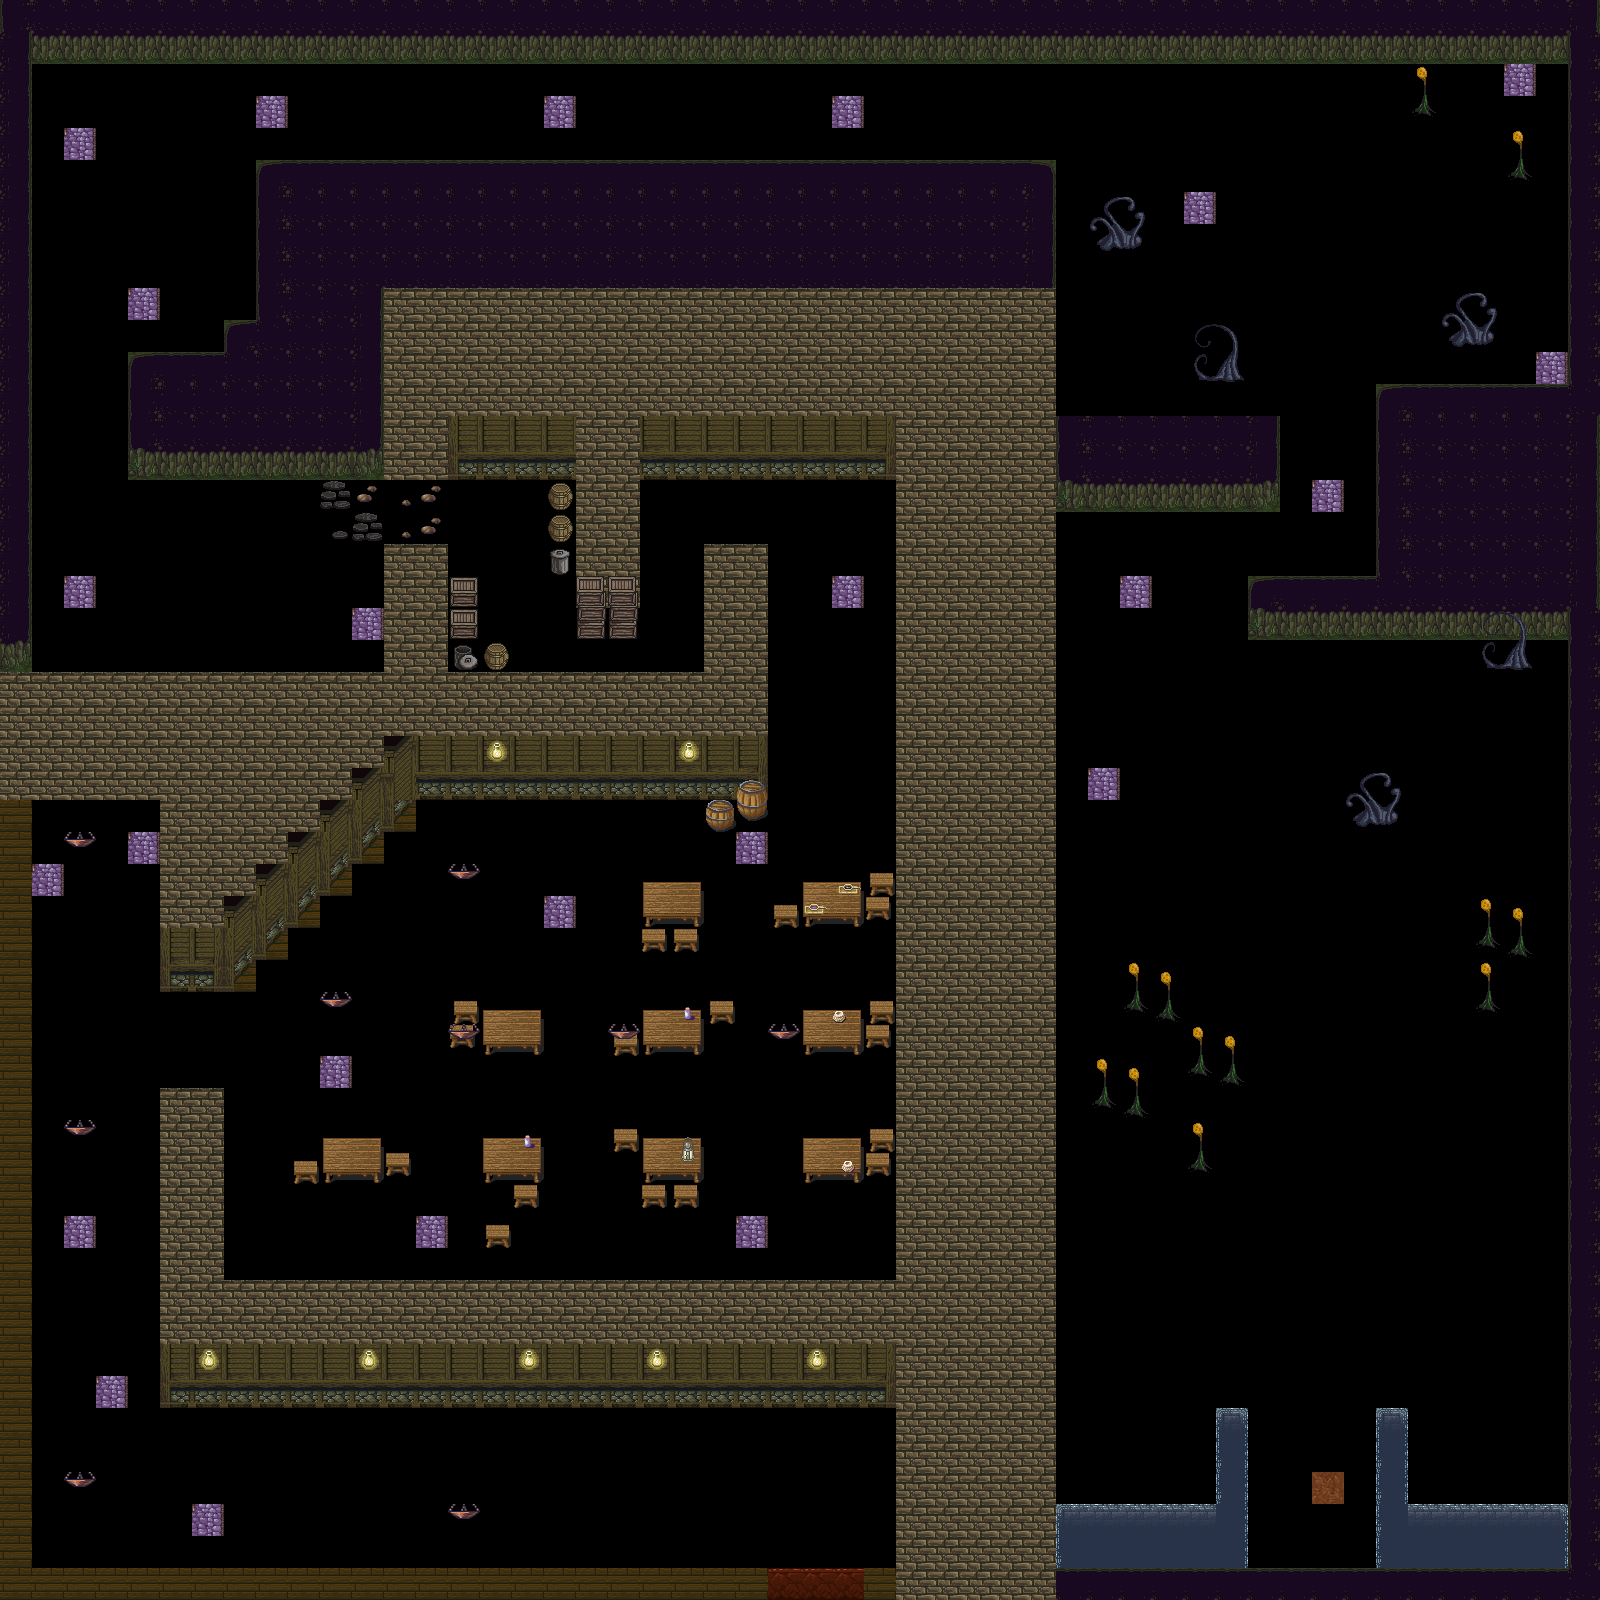

Below is a game level as drawn by its tile map, then a one-line description and the .tmx that defines it (tile-layer data replaced by summaries):
An orthogonal 50x50 tile map with 32x32 px tiles, 6 tile layers (bossSpawn, spawn, floordetail, doorway, ...), 3 hidden layers not drawn, 2 tilesets and 1 object (doorway).

<map version="1.0" orientation="orthogonal" renderorder="right-down" width="50" height="50" tilewidth="32" tileheight="32">
 <tileset firstgid="1" name="hyptosis_tile-art-batch-1" tilewidth="32" tileheight="32">
  <image source="tilesets/hyptosis_tile-art-batch-1.png" trans="ff00ff" width="960" height="960" />
 </tileset>
 <tileset firstgid="901" name="hyptosis_til-art-batch-2" tilewidth="32" tileheight="32">
  <image source="tilesets/hyptosis_til-art-batch-2.png" trans="ff00ff" width="960" height="960" />
 </tileset>
 <layer name="bossSpawn" width="50" height="50">
  <data>[2500 cells, 1 non-empty, 1 distinct tile ids]</data>
 </layer>
 <layer name="spawn" width="50" height="50">
  <data>[2500 cells, 24 non-empty, 1 distinct tile ids]</data>
 </layer>
 <layer name="villagerSpawn" width="50" height="50" visible="0">
  <data>[2500 cells, 0 non-empty, 0 distinct tile ids]</data>
 </layer>
 <layer name="guardSpawn" width="50" height="50" visible="0">
  <data>[2500 cells, 0 non-empty, 0 distinct tile ids]</data>
 </layer>
 <layer name="ground" width="50" height="50" visible="0">
  <data>[2500 cells, 2500 non-empty, 7 distinct tile ids]</data>
 </layer>
 <layer name="floordetail" width="50" height="50">
  <data>[2500 cells, 8 non-empty, 4 distinct tile ids]</data>
 </layer>
 <objectgroup width="50" height="50" name="objectDoorway">
  <object name="mansionexit" type="doorway" x="768" y="1568" width="96" height="32">
   <properties>
    <property name="destX" value="-16" />
    <property name="destY" value="-19" />
    <property name="mapName" value="LargeMapGrasslands.tmx" />
   </properties>
  </object>
 </objectgroup>
 <layer name="doorway" width="50" height="50">
  <data>[2500 cells, 3 non-empty, 1 distinct tile ids]</data>
 </layer>
 <layer name="collision" width="50" height="50">
  <data>[2500 cells, 1127 non-empty, 50 distinct tile ids]</data>
 </layer>
 <layer name="above" width="50" height="50">
  <data>[2500 cells, 42 non-empty, 16 distinct tile ids]</data>
 </layer>
</map>
